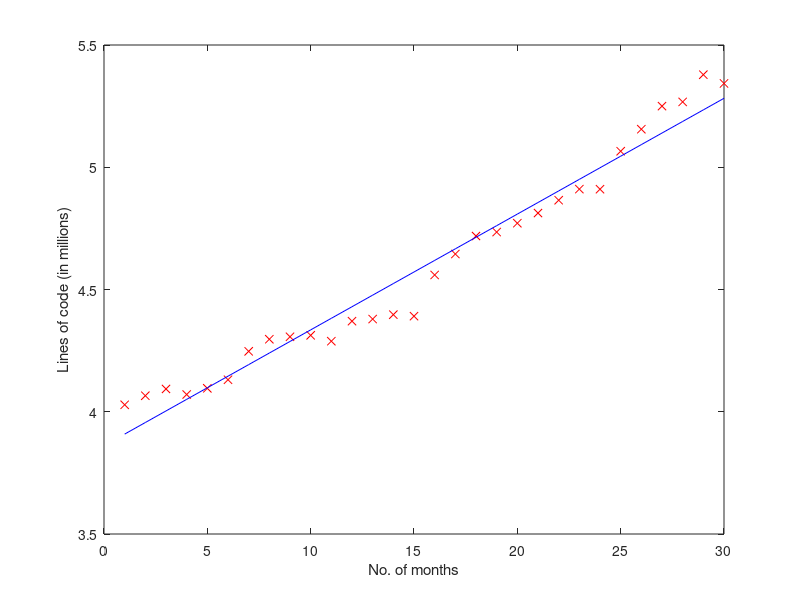
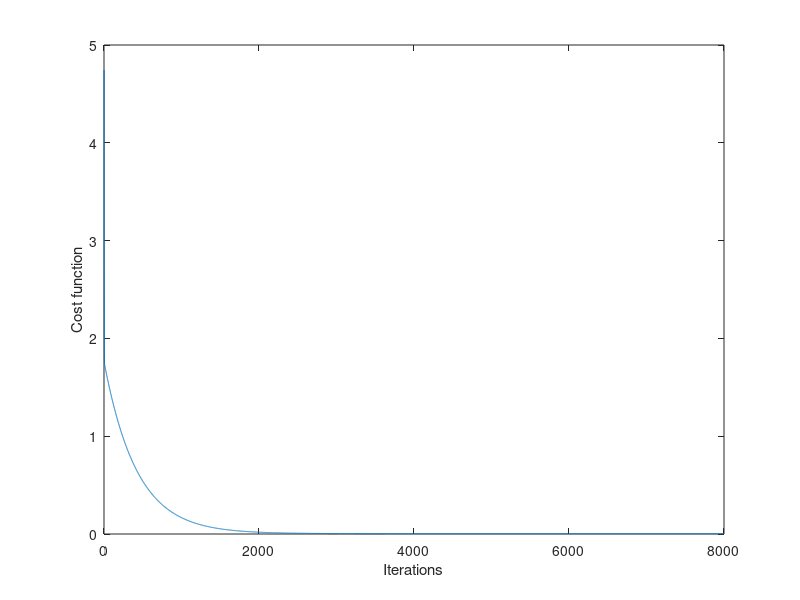

Write the MATLAB code that produced these figures, in order.
%
%   Copyright (c) 2012, Raghu Kaippully
%   All rights reserved.
%   
%   Redistribution and use in source and binary forms, with or without
%   modification, are permitted provided that the following conditions are met:
%       * Redistributions of source code must retain the above copyright
%         notice, this list of conditions and the following disclaimer.
%       * Redistributions in binary form must reproduce the above copyright
%         notice, this list of conditions and the following disclaimer in the
%         documentation and/or other materials provided with the distribution.
%       * Neither the name of the <organization> nor the
%         names of its contributors may be used to endorse or promote products
%         derived from this software without specific prior written permission.
%   
%   THIS SOFTWARE IS PROVIDED BY THE COPYRIGHT HOLDERS AND CONTRIBUTORS "AS IS" AND
%   ANY EXPRESS OR IMPLIED WARRANTIES, INCLUDING, BUT NOT LIMITED TO, THE IMPLIED
%   WARRANTIES OF MERCHANTABILITY AND FITNESS FOR A PARTICULAR PURPOSE ARE
%   DISCLAIMED. IN NO EVENT SHALL <COPYRIGHT HOLDER> BE LIABLE FOR ANY
%   DIRECT, INDIRECT, INCIDENTAL, SPECIAL, EXEMPLARY, OR CONSEQUENTIAL DAMAGES
%   (INCLUDING, BUT NOT LIMITED TO, PROCUREMENT OF SUBSTITUTE GOODS OR SERVICES;
%   LOSS OF USE, DATA, OR PROFITS; OR BUSINESS INTERRUPTION) HOWEVER CAUSED AND
%   ON ANY THEORY OF LIABILITY, WHETHER IN CONTRACT, STRICT LIABILITY, OR TORT
%   (INCLUDING NEGLIGENCE OR OTHERWISE) ARISING IN ANY WAY OUT OF THE USE OF THIS
%   SOFTWARE, EVEN IF ADVISED OF THE POSSIBILITY OF SUCH DAMAGE.
%

%{
    Linear regression - Gradient Descent

    http://mach-learn.blogspot.in/

    This program performs a linear regression using gradient descent.
%}

%{
    This is the feature matrix X representing the number of months since June 2008.
    We have data for 30 months, so X contains numbers 1 to 30. X is a 30x1 matrix.
    Each row in the matrix represents one training sample.
%}
X = (1:30)';

%{
    Y contains the lines of code in millions in Mozilla Firefox project from June 2008
    to November 2010 (30 months). Y is a 30x1 matrix.
%}
Y = [
4.028506;
4.065591;
4.093264;
4.070544;
4.095775;
4.130883;
4.247049;
4.296544;
4.306611;
4.312506;
4.288533;
4.370491;
4.379101;
4.397162;
4.390944;
4.559444;
4.645135;
4.718766;
4.734918;
4.771165;
4.812666;
4.865136;
4.910578;
4.910224;
5.065474;
5.155591;
5.249963;
5.267284;
5.378627;
5.342854;
];

%{
    Plot the data in a graph
%}
fprintf('Plotting the training data set...\n');
plot(X, Y, 'rx');
xlabel('No. of months');
ylabel('Lines of code (in millions)');
hold on;

%{
    Add x0 as the first column to X. x0 = 1 for all training samples.
%}
m = size(X, 1);         % m is the number of training examples - size of X along the first dimension
X = [ones(m, 1), X];    % add a column of ones to X
n = size(X, 2);         % n is the number of features - size of X along the second dimension

%{
    Initialize theta0 and theta1 to zeros
%}
theta = zeros(n, 1);

%{
    And these are our gradient descent settings
%}
iterations = 8000;
alpha = 0.005;

%{
    Run gradient descent
%}
fprintf('Running gradient descent...\n');
cost = zeros(iterations, 1);
for iter = 1:iterations
    fprintf('\rStep %d of %d', iter, iterations);

    % First compute the value of h(theta) at the current value of theta
    hypotheses = X*theta;
    
    %{
        Find the step size by computing the gradient at this point. This computes
        (h(X) - Y) * X. Here step is an mxn matrix.
    %}
    step = bsxfun(@times, X, (hypotheses - Y));

    % Take a step: theta = theta - alpha * (1/m) * step
    theta = theta - alpha * mean(step)';

    % Save the cost function at each step
    cost(iter) = (X*theta - Y)'*(X*theta - Y)/(2*m);
end

fprintf('\ntheta(0) = %f, theta(1) = %f.\n', theta(1), theta(2));

%{
    Plot the linear fit using theta
%}
plot(X(:, 2), X*theta, 'b');

%{
    Plot the cost as a function of iterations
%}
figure(2);
plot(cost);
xlabel('Iterations');
ylabel('Cost function');

fprintf('Done.\n');
